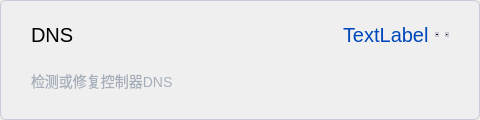
                <widget class="QWidget" name="widgetSystemDNS" native="true">
                 <property name="minimumSize">
                  <size>
                   <width>480</width>
                   <height>120</height>
                  </size>
                 </property>
                 <property name="maximumSize">
                  <size>
                   <width>480</width>
                   <height>120</height>
                  </size>
                 </property>
                 <property name="styleSheet">
                  <string notr="true">	border: 1px solid #C6C9D7;
                  border-radius: 6px;</string>
                 </property>
                 <layout class="QGridLayout" name="gridLayout_26">
                  <item row="0" column="7">
                   <spacer name="horizontalSpacer_45">
                    <property name="orientation">
                     <enum>Qt::Horizontal</enum>
                    </property>
                    <property name="sizeType">
                     <enum>QSizePolicy::Fixed</enum>
                    </property>
                    <property name="sizeHint" stdset="0">
                     <size>
                      <width>20</width>
                      <height>20</height>
                     </size>
                    </property>
                   </spacer>
                  </item>
                  <item row="1" column="1" colspan="6">
                   <widget class="QLabel" name="label_50">
                    <property name="maximumSize">
                     <size>
                      <width>16777215</width>
                      <height>32</height>
                     </size>
                    </property>
                    <property name="styleSheet">
                     <string notr="true">border:none;
          color:#A6AEBA;
          font-size: 14px;</string>
                    </property>
                    <property name="text">
                     <string>检测或修复控制器DNS</string>
                    </property>
                   </widget>
                  </item>
                  <item row="0" column="6">
                   <widget class="QPushButton" name="btnSystemDNSRepair">
                    <property name="maximumSize">
                     <size>
                      <width>80</width>
                      <height>16777215</height>
                     </size>
                    </property>
                    <property name="font">
                     <font>
                      <pointsize>-1</pointsize>
                     </font>
                    </property>
                    <property name="cursor">
                     <cursorShape>PointingHandCursor</cursorShape>
                    </property>
                    <property name="styleSheet">
                     <string notr="true">.QPushButton[enabled=&quot;true&quot;]{
border:none;
color: rgba(0,71,187,1);
text-align:right;
font-size: 20px;
}
.QPushButton[enabled=&quot;false&quot;]{
border:none;
color:#A6AEBA;
text-align:right;
font-size: 20px;
}</string>
                    </property>
                    <property name="text">
                     <string>修复</string>
                    </property>
                   </widget>
                  </item>
                  <item row="0" column="1">
                   <widget class="QLabel" name="label_5">
                    <property name="font">
                     <font>
                      <pointsize>-1</pointsize>
                     </font>
                    </property>
                    <property name="styleSheet">
                     <string notr="true">border:none;
          font-size: 20px;</string>
                    </property>
                    <property name="text">
                     <string>DNS</string>
                    </property>
                    <property name="alignment">
                     <set>Qt::AlignLeading|Qt::AlignLeft|Qt::AlignVCenter</set>
                    </property>
                   </widget>
                  </item>
                  <item row="0" column="4" alignment="Qt::AlignRight">
                   <widget class="QLabel" name="labelDNSStatus">
                    <property name="font">
                     <font>
                      <pointsize>-1</pointsize>
                     </font>
                    </property>
                    <property name="styleSheet">
                     <string notr="true">border:none;
          color: rgba(0,71,187,1);
          text-align:right;
          font-size: 20px;</string>
                    </property>
                    <property name="text">
                     <string>TextLabel</string>
                    </property>
                   </widget>
                  </item>
                  <item row="0" column="0">
                   <spacer name="horizontalSpacer_26">
                    <property name="orientation">
                     <enum>Qt::Horizontal</enum>
                    </property>
                    <property name="sizeType">
                     <enum>QSizePolicy::Fixed</enum>
                    </property>
                    <property name="sizeHint" stdset="0">
                     <size>
                      <width>20</width>
                      <height>20</height>
                     </size>
                    </property>
                   </spacer>
                  </item>
                  <item row="0" column="5">
                   <widget class="QPushButton" name="btnDNSDetect">
                    <property name="enabled">
                     <bool>true</bool>
                    </property>
                    <property name="font">
                     <font>
                      <pointsize>-1</pointsize>
                     </font>
                    </property>
                    <property name="cursor">
                     <cursorShape>PointingHandCursor</cursorShape>
                    </property>
                    <property name="styleSheet">
                     <string notr="true">.QPushButton[enabled=&quot;true&quot;]{
border:none;
color: rgba(0,71,187,1);
text-align:right;
font-size: 20px;
}
.QPushButton[enabled=&quot;false&quot;]{
border:none;
color:#A6AEBA;
text-align:right;
font-size: 20px;
}</string>
                    </property>
                    <property name="text">
                     <string>检测</string>
                    </property>
                   </widget>
                  </item>
                  <item row="0" column="3">
                   <spacer name="horizontalSpacer_63">
                    <property name="orientation">
                     <enum>Qt::Horizontal</enum>
                    </property>
                    <property name="sizeHint" stdset="0">
                     <size>
                      <width>40</width>
                      <height>20</height>
                     </size>
                    </property>
                   </spacer>
                  </item>
                 </layout>
                </widget>
